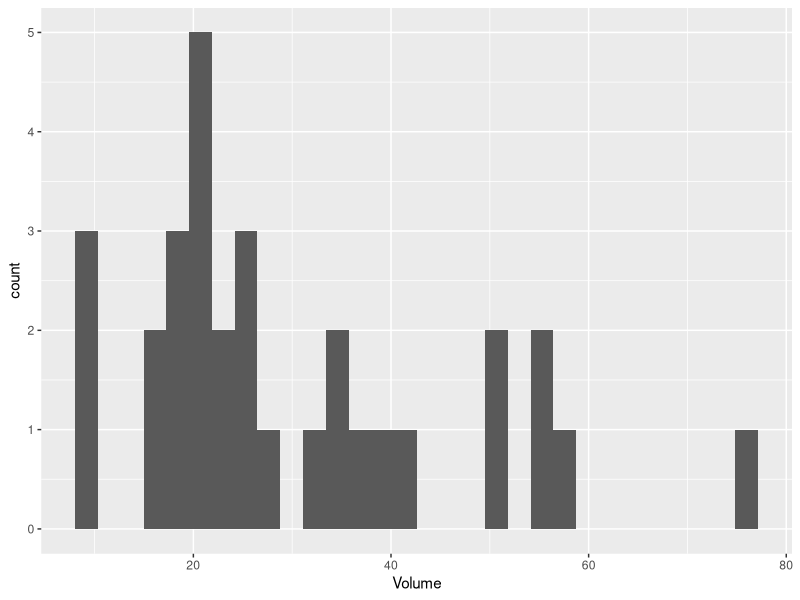
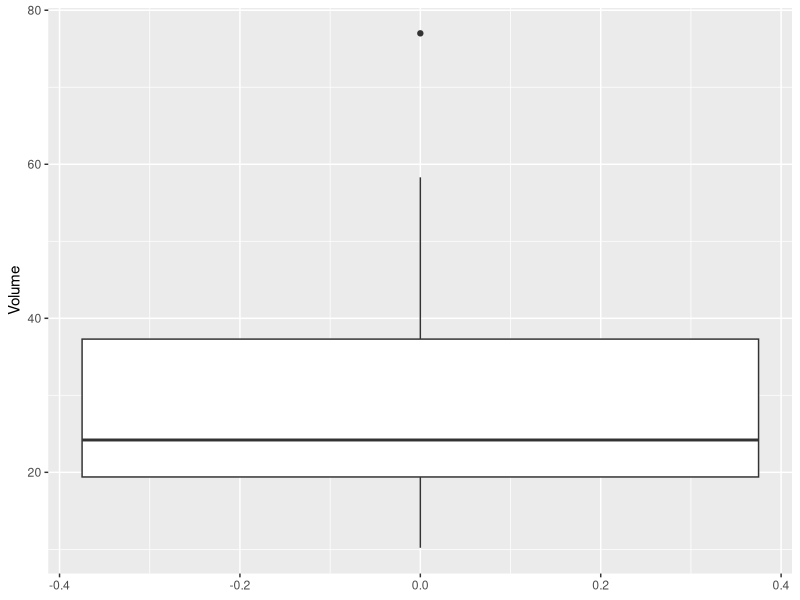

R code for these plots, in order:
library(dplyr)
library(ggplot2)

trees %>% ggplot(aes(x=Volume)) + geom_histogram()
trees %>%
summarize(mean_height = mean(trees$Height), mean_Vol = mean(trees$Volume))


#Show boxplot and calculate IQR
quantile(trees$Volume, probs = seq(0, 1, 0.1))
ggplot(trees, aes(y=Volume)) + geom_boxplot()
IQR <- quantile(trees$Volume, 0.75) - quantile(trees$Volume, 0.25)
print(IQR) # Inner Quartile Range aka The height of the boxplot



# Find variance and Standard Deviation:
trees %>% summarize(variance_Volume = var(Volume), SD_Volume = sd(Volume))




q1 <- quantile(trees$Volume, 0.25)
q3 <- quantile(trees$Volume, 0.75)
iqr <- q3 - q1
# Calculate the lower and upper cutoffs for outliers
lower <- q1 - 1.5 * iqr
upper <- q3 + 1.5 * iqr
# Should show one outlier:
trees %>% filter(Volume > upper | Volume < lower)

